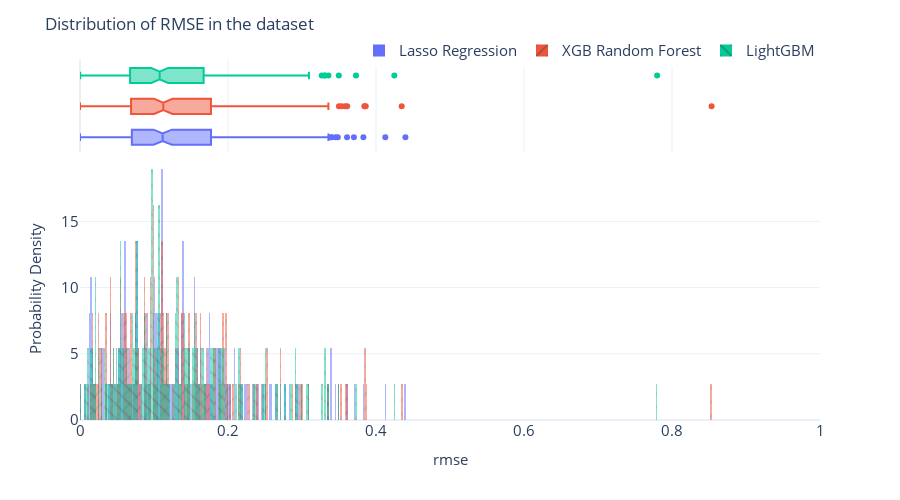

Notebook cell for this chart:
### Code cell
fig = px.histogram(metrics_df,
                   x="RMSE",
                   color=metrics_df["Algorithm"],
                   pattern_shape=metrics_df["Algorithm"],
                   marginal="box",
                   nbins=500,
                   barmode="overlay",
                   histnorm="probability density")
fig = format_plot(fig, xlabel="rmse", ylabel="Probability Density")
fig.update_layout(title="Distribution of RMSE in the dataset", xaxis_range=[0,1])
fig.write_image(dst_img/"ml_rmse_dist.png")
fig.show()

### Figure 1 — Plotly figure (JSON) as saved in the notebook; plotly's stock layout.template omitted (floating-point values rounded to 4 significant figures; data arrays with more than 128 entries replaced by an {"elided": "..."} marker saying what was removed)
{"data": [{"bingroup": "x", "histnorm": "probability density", "hovertemplate": "Algorithm=Lasso Regression<br>RMSE=%{x}<br>probability density=%{y}<extra></extra>", "legendgroup": "Lasso Regression", "marker": {"color": "#636efa", "opacity": 0.5, "pattern": {"shape": ""}}, "name": "Lasso Regression", "nbinsx": 500, "orientation": "v", "showlegend": true, "type": "histogram", "x": {"elided": "185 float values"}, "xaxis": "x", "yaxis": "y"}, {"hovertemplate": "Algorithm=Lasso Regression<br>RMSE=%{x}<extra></extra>", "legendgroup": "Lasso Regression", "marker": {"color": "#636efa"}, "name": "Lasso Regression", "notched": true, "showlegend": false, "type": "box", "x": {"elided": "185 float values"}, "xaxis": "x2", "yaxis": "y2"}, {"bingroup": "x", "histnorm": "probability density", "hovertemplate": "Algorithm=XGB Random Forest<br>RMSE=%{x}<br>probability density=%{y}<extra></extra>", "legendgroup": "XGB Random Forest", "marker": {"color": "#EF553B", "opacity": 0.5, "pattern": {"shape": "/"}}, "name": "XGB Random Forest", "nbinsx": 500, "orientation": "v", "showlegend": true, "type": "histogram", "x": {"elided": "185 float values"}, "xaxis": "x", "yaxis": "y"}, {"hovertemplate": "Algorithm=XGB Random Forest<br>RMSE=%{x}<extra></extra>", "legendgroup": "XGB Random Forest", "marker": {"color": "#EF553B"}, "name": "XGB Random Forest", "notched": true, "showlegend": false, "type": "box", "x": {"elided": "185 float values"}, "xaxis": "x2", "yaxis": "y2"}, {"bingroup": "x", "histnorm": "probability density", "hovertemplate": "Algorithm=LightGBM<br>RMSE=%{x}<br>probability density=%{y}<extra></extra>", "legendgroup": "LightGBM", "marker": {"color": "#00cc96", "opacity": 0.5, "pattern": {"shape": "\\"}}, "name": "LightGBM", "nbinsx": 500, "orientation": "v", "showlegend": true, "type": "histogram", "x": {"elided": "185 float values"}, "xaxis": "x", "yaxis": "y"}, {"hovertemplate": "Algorithm=LightGBM<br>RMSE=%{x}<extra></extra>", "legendgroup": "LightGBM", "marker": {"color": "#00cc96"}, "name": "LightGBM", "notched": true, "showlegend": false, "type": "box", "x": {"elided": "185 float values"}, "xaxis": "x2", "yaxis": "y2"}], "layout": {"autosize": false, "barmode": "overlay", "height": 500, "legend": {"font": {"size": 15}, "orientation": "h", "title": {}, "tracegroupgap": 0, "x": 1, "xanchor": "right", "y": 0.98, "yanchor": "bottom"}, "margin": {"t": 60}, "title": {"text": "Distribution of RMSE in the dataset"}, "width": 900, "xaxis": {"anchor": "y", "domain": [0, 1], "range": [0, 1], "tickfont": {"size": 15}, "title": {"font": {"size": 15}, "text": "rmse"}}, "xaxis2": {"anchor": "y2", "domain": [0, 1], "matches": "x", "showgrid": true, "showticklabels": false}, "yaxis": {"anchor": "x", "domain": [0, 0.7326], "tickfont": {"size": 15}, "title": {"font": {"size": 15}, "text": "Probability Density"}}, "yaxis2": {"anchor": "x2", "domain": [0.7426, 1], "matches": "y2", "showgrid": false, "showline": false, "showticklabels": false, "ticks": ""}}}
